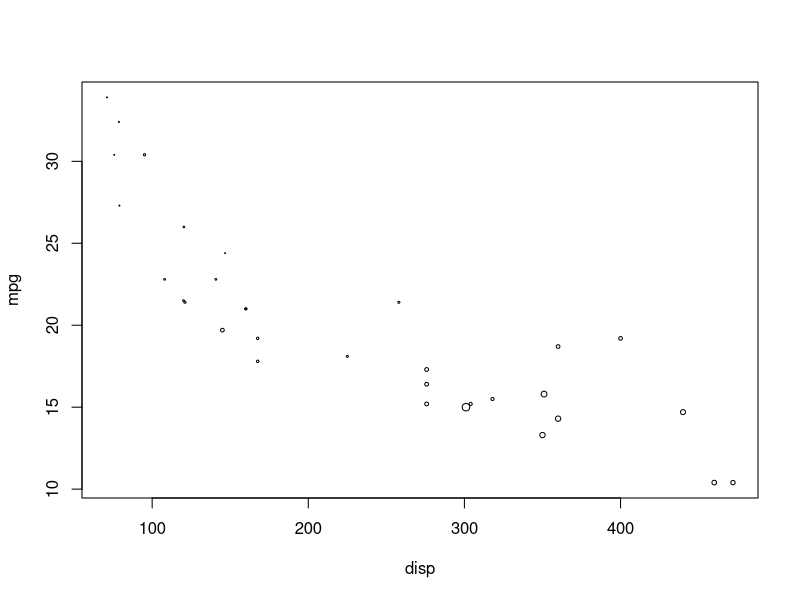
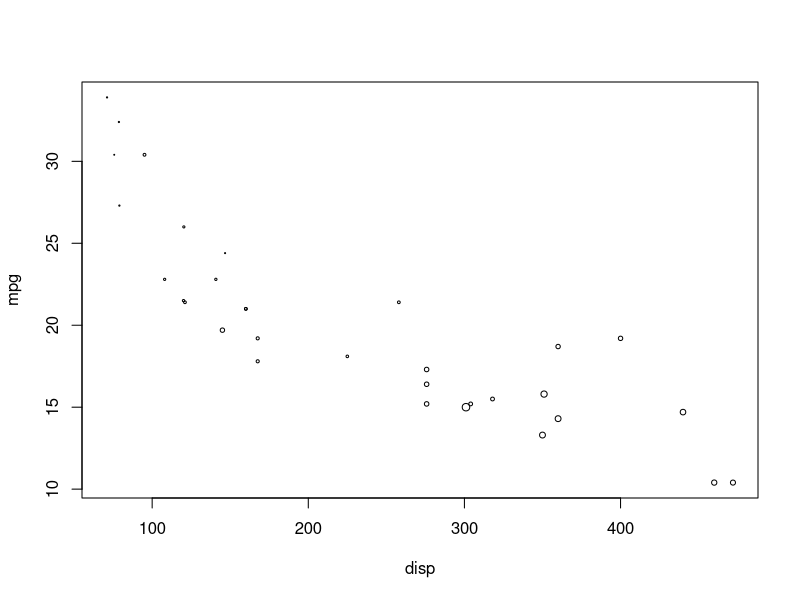
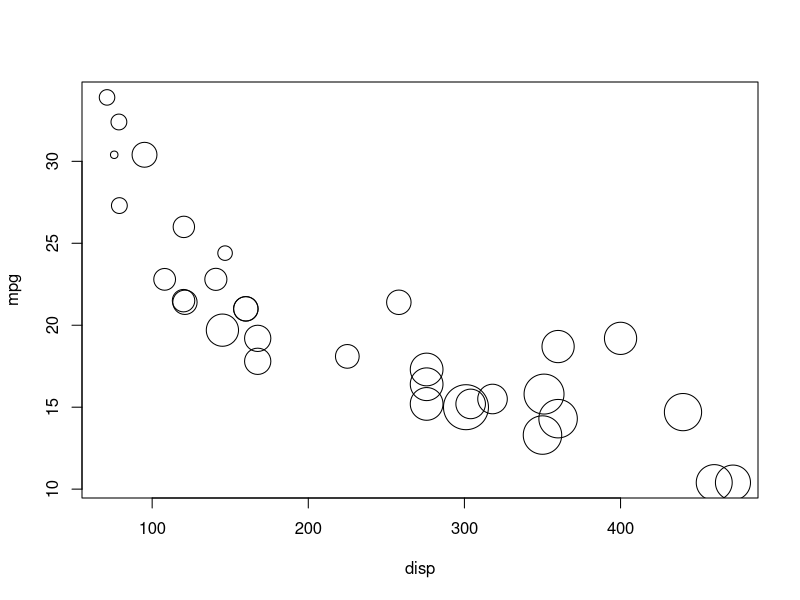
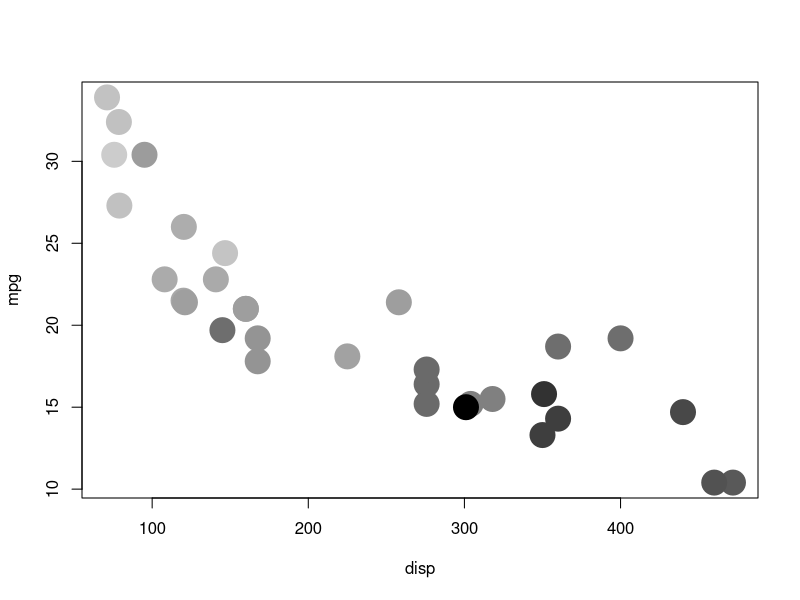

Generate these figures, in order, with R:
## ---- chunk 1
knitr::opts_chunk$set(echo = TRUE)
library(scales)
## ---- chunk 2
with(mtcars, plot(disp, mpg, cex = cscale(hp, rescale_pal())))
## ---- chunk 3
with(mtcars, plot(disp, mpg, cex = cscale(hp, rescale_pal(),
                                          trans = sqrt_trans())))
## ---- chunk 4
with(mtcars, plot(disp, mpg, cex = cscale(hp, area_pal())))
## ---- chunk 5
with(mtcars, plot(disp, mpg, pch = 20, cex = 5,
                  col = cscale(hp, seq_gradient_pal("grey80", "black"))))

